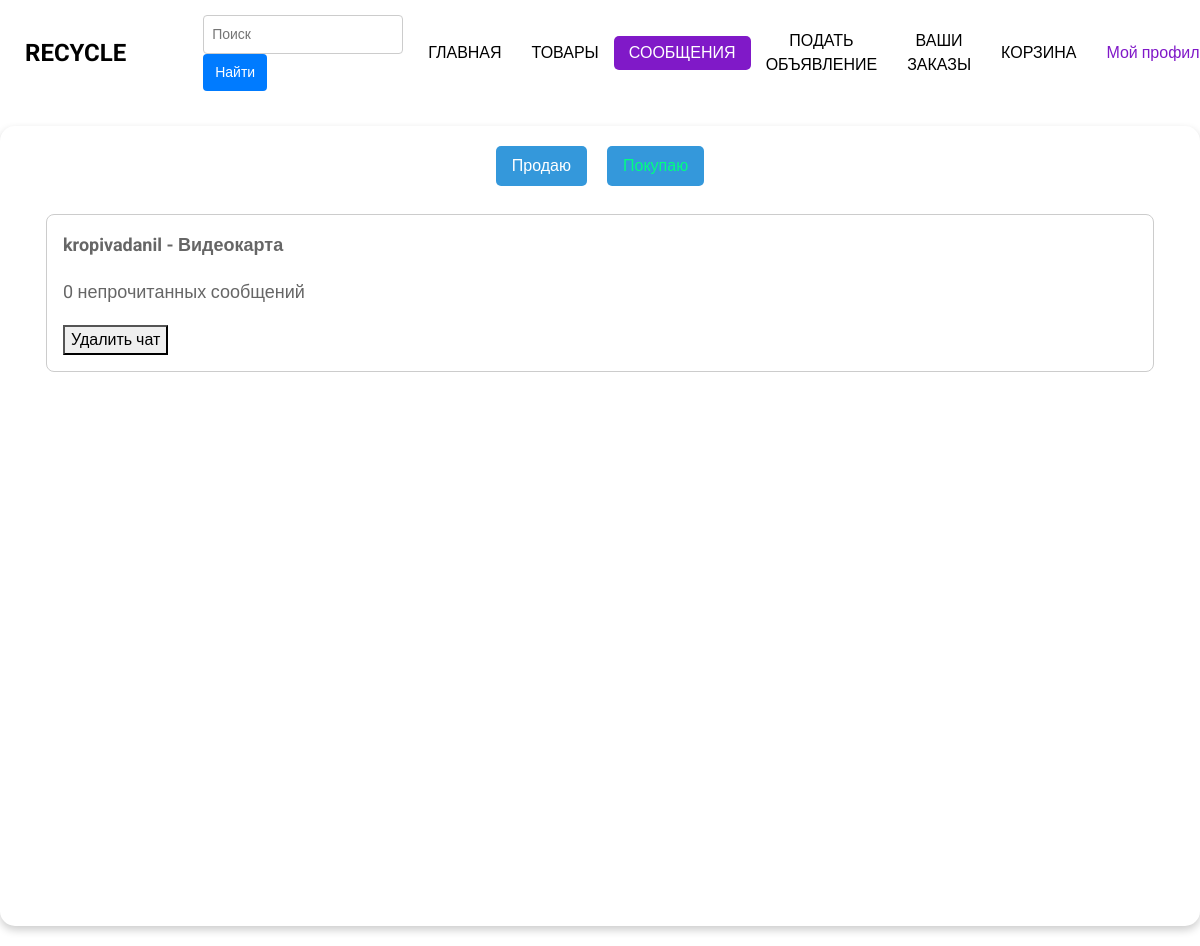
The app's page /user-buying-products/ (signed in), older data.
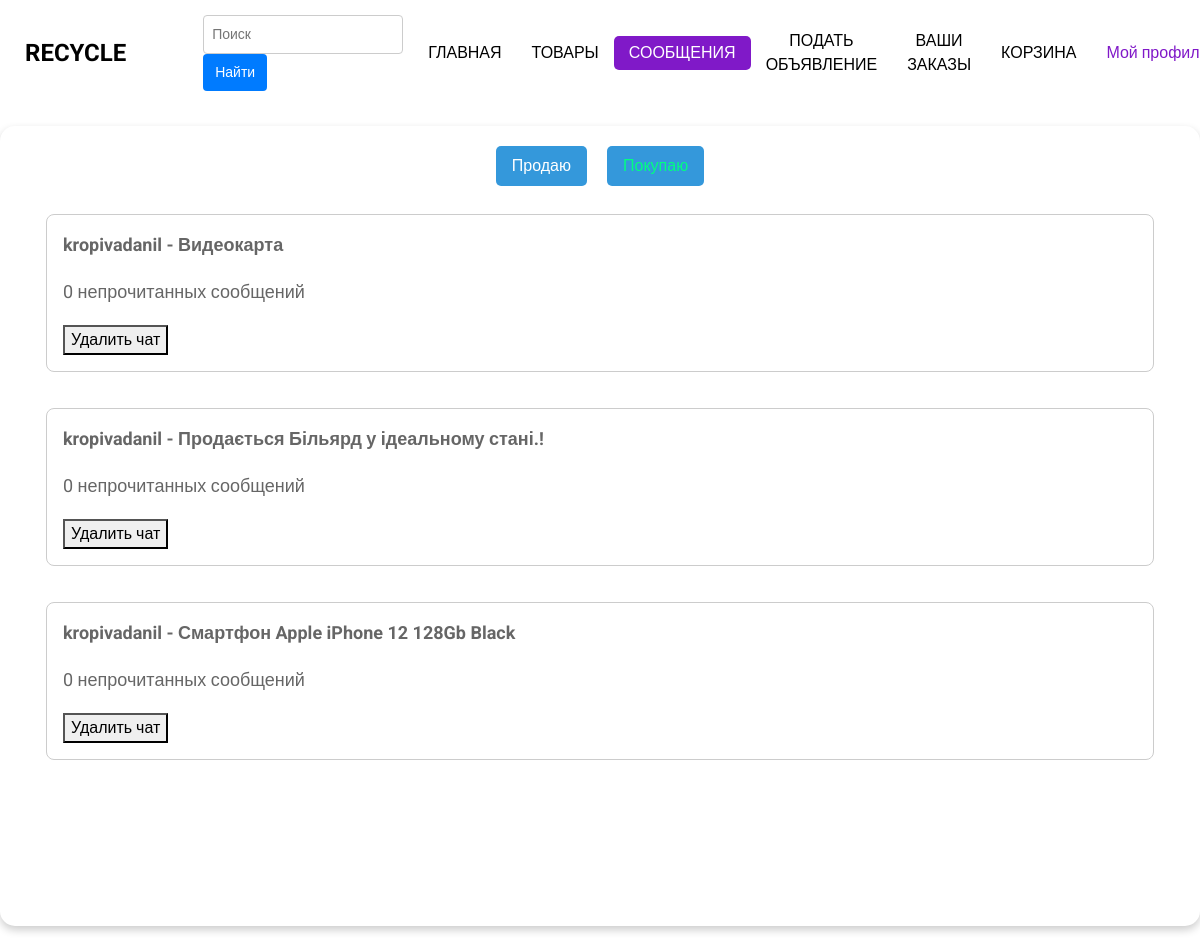
The same page, newer data.
### bboard/models.py (models this page shows, shortened)
class Chat(models.Model):
    sender = models.ForeignKey(User, related_name='sent_chats', on_delete=models.CASCADE, null=True, verbose_name='Отправитель')
    receiver = models.ForeignKey(User, related_name='received_chats', on_delete=models.CASCADE, null=True, verbose_name='Получатель')
    product = models.ForeignKey(Product, on_delete=models.CASCADE, verbose_name='Товар')
    created_at = models.DateTimeField(auto_now_add=True, verbose_name='Дата создания')
    last_message = models.ForeignKey('Message', null=True, blank=True, on_delete=models.SET_NULL,
                                     related_name='chat_messages', verbose_name='Последнее сообщение')
    class Meta:
        verbose_name = "Чат"
        verbose_name_plural = "Чаты"

class Product(models.Model):
    user = models.ForeignKey(User, on_delete=models.CASCADE, verbose_name="Пользователь")
    category = models.ForeignKey(Category, on_delete=models.CASCADE, verbose_name="Категория")
    title = models.CharField(max_length=200, verbose_name="Заголовок")
    slug = models.SlugField(unique=True, max_length=400, verbose_name="URL", blank=True)
    description = models.TextField(verbose_name="Описание")
    price = models.DecimalField(max_digits=10, decimal_places=2, verbose_name="Цена")
    image_1 = models.ImageField(upload_to="products", null=True, blank=True, verbose_name="Первое изображение")
    image_2 = models.ImageField(upload_to='products', null=True, blank=True, verbose_name="Второе изображение")
    image_3 = models.ImageField(upload_to='products', null=True, blank=True, verbose_name="Третье изображение")
    created_at = models.DateTimeField(auto_now_add=True, null=True, verbose_name="Дата создания")
    thumbnail_1 = ImageSpecField(source='image_1',
                                 processors=[ResizeToFill(500, 500)],
                                 format='JPEG',
                                 options={'quality': 100})
    thumbnail_2 = ImageSpecField(source='image_2',
                                 processors=[ResizeToFill(500, 500)],
                                 format='JPEG',
                                 options={'quality': 100})
    thumbnail_3 = ImageSpecField(source='image_3',
                                 processors=[ResizeToFill(500, 500)],
                                 format='JPEG',
                                 options={'quality': 100})
    class Meta:
        verbose_name = "Товар"
        verbose_name_plural = "Товары"

### accounts/models.py (models this page shows, shortened)
class User(AbstractUser):
    phone_number = models.CharField(max_length=20, verbose_name="Номер телефона")
    city = models.CharField(max_length=100, choices=CITY_CHOICES, verbose_name="Населенный пункт")
    average_rating = models.DecimalField(max_digits=3, decimal_places=2, default=0.0, verbose_name="Средний рейтинг")
    total_ratings = models.PositiveIntegerField(default=0, verbose_name="Количество оценок")

### bboard/views.py (the view)
# urls.py: path('user-buying-products/', views.user_buy, name="user_buy"),
@login_required
def user_buy(request):
    chats = services.get_user_chats(request.user, chat_type="buy")
    dict_chat = {}  # Создаем пустой словарь
    for chat in chats:
        messages = Message.objects.filter(chat=chat).order_by('created_at').select_related('sender')
        count = 0  # Счетчик для каждого чата
        for message in messages:
            if not message.is_read and message.sender != request.user:
                count += 1
        dict_chat[chat] = count  # Используем сам объект чата как ключ
    return render(request, "products/buy.html",
                  {"chats": chats, "temp": "buy", "dict_chat": dict_chat})

### bboard/services.py (called while the page is built)
def get_user_chats(user, chat_type):
    if chat_type == "buy":
        return Chat.objects.filter(sender=user).select_related('receiver', 'product')
    elif chat_type == "sell":
        return Chat.objects.filter(receiver=user).select_related('sender')
    else:
        return Chat.objects.filter(sender=user).select_related('receiver', 'product')

### templates/products/buy.html (shortened to what this page needs)
{% extends 'products/new/base.html' %}
{% load static %}
{%block styles%}
<link rel="stylesheet" type="text/css" href="{% static 'buy_styles.css' %}">{% endblock %}
{% block content %}
<div class="chats-199">
    <div class="css-1382m1k">
        <a href="{%url 'user_sell' %}" class="{% if temp == 'sell' %}current-page{%endif%}">Продаю</a>
        <a href="{% url 'user_buy' %}" class="{% if temp == 'buy' %}current-page{%endif%}">Покупаю</a>
    </div>
    <div class="css-1b3tih6">
        {%if chats%}
     {% for chat, count in dict_chat.items %}
            <a href="{% url 'chat' chat.id %}">
                <div class="chat-container-445">
                    <p class="username-765">{{ chat.sender.username }} - {{ chat.product.title }}</p>
                    <p class="unread-count"> {{ count }} непрочитанных сообщений</p>
                    <form action="{% url 'delete_chat' chat.id %}" method="POST">
                        <button type="submit">Удалить чат</button>
                    </form>
                </div>
            </a>
        {% endfor %}
        {%else%}
        <p align="center">Сообщений пока нет</p>
        {%endif%}
    </div>
</div>
{% endblock %}

Row changes from the older to the newer data that the page shows:
added Chat: sender.username "kropivadanil", product "Продається Більярд у ідеальному стані.!", count "0"
added Chat: sender.username "kropivadanil", product "Смартфон Apple iPhone 12 128Gb Black", count "0"
